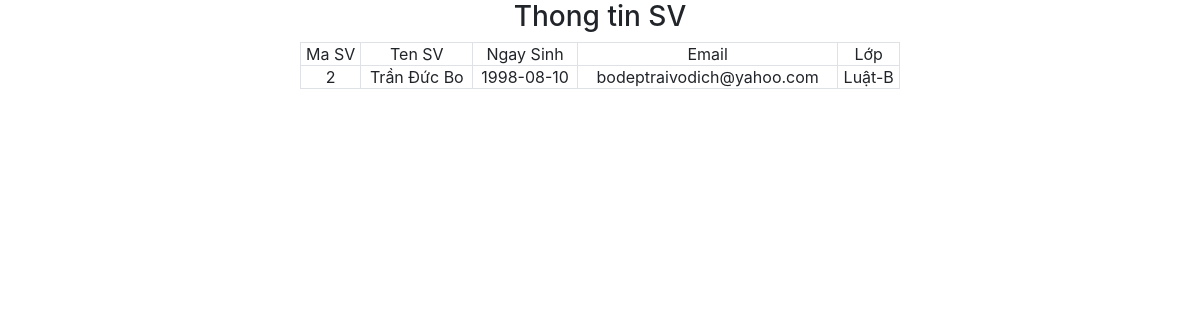
/sinhvien.php?MaSV=2, run on the app's committed database.
### tables this page shows
CREATE TABLE `sinhvien` (
  `MaSV` int(11) NOT NULL,
  `HoTen` varchar(200) NOT NULL,
  `NgaySinh` date NOT NULL,
  `Email` varchar(200) NOT NULL,
  `MaLop` int(11) NOT NULL
);

CREATE TABLE `lop` (
  `MaLop` int(11) NOT NULL,
  `TenLop` varchar(200) NOT NULL,
  `MaKhoa` int(11) NOT NULL
);

### DataProvider.php (called while the page is built, shortened)
<?php
class DataProvider
{
	public static function ExecuteQuery($sql)
	{
        $host="localhost";
        $user="root";
        $password="";
		$database="qlsv";
		try{
			$connection = mysqli_connect($host,$user,$password,$database);
			mysqli_query($connection, "set names 'utf8'");
			$result = mysqli_query($connection, $sql);
			return $result;
		}catch(Exception $ex)
		{
            echo "lỗi";
			return null;
		}
	}
}
?>

### sinhvien.php (the view, shortened to what this page needs)
<html>
<?php
$masv=$_GET['MaSV'];
include_once('DataProvider.php');
?>
<head>
<link rel="stylesheet" href="https://maxcdn.bootstrapcdn.com/bootstrap/4.4.1/css/bootstrap.min.css">
<link rel="stylesheet" type="text/css" href="//cdn.jsdelivr.net/npm/slick-carousel@1.8.1/slick/slick.css" />
<link rel="stylesheet" type="text/css" href="//cdn.jsdelivr.net/npm/slick-carousel@1.8.1/slick/slick-theme.css" />
</head>
<body>
<h3 class="text-center">Thong tin SV</h3>
    <table class="table-bordered text-center" style="margin:0 auto;width:50%">
        <tr>
            <td>Ma SV</td>
            <td>Ten SV</td>
            <td>Ngay Sinh</td>
            <td>Email</td>
            <td>Lớp</td>
        </tr>
        <?php
        $qr="select * from sinhvien,lop where sinhvien.MaLop=lop.MaLop AND sinhvien.MaSV=$masv";
        $result=DataProvider::ExecuteQuery($qr);
        while($row=mysqli_fetch_array($result)){
        ?>
        <tr style="margin:20px !important">
            <td><?php echo $row['MaSV'] ?></td>
            <td><?php echo $row['HoTen'] ?></td>
            <td><?php echo $row['NgaySinh'] ?></td>
            <td><?php echo $row['Email'] ?></td>
            <td><?php echo $row['TenLop'] ?></td>
        </tr>
        <?php
        }
        ?>
    </table>
</body>
</html>

### sinhvien.php (style rules this page uses)
table tr { padding: 50px ; }

### data on the page
sinhvien: MaSV "2", HoTen "Trần Đức Bo", NgaySinh "1998-08-10", Email "bodeptraivodich@yahoo.com", MaLop.TenLop "Luật-B"
